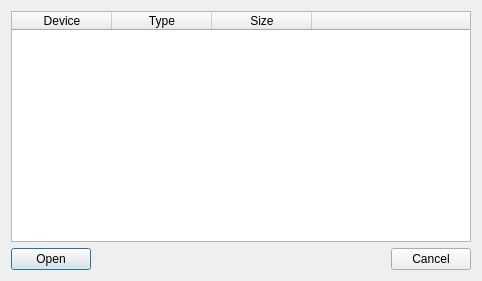
<?xml version="1.0" encoding="UTF-8"?>
<ui version="4.0">
 <class>connected_drive_list_popup</class>
 <widget class="QDialog" name="connected_drive_list_popup">
  <property name="geometry">
   <rect>
    <x>0</x>
    <y>0</y>
    <width>482</width>
    <height>281</height>
   </rect>
  </property>
  <property name="windowTitle">
   <string>Dialog</string>
  </property>
  <layout class="QVBoxLayout" name="verticalLayout">
   <item>
    <widget class="QTableWidget" name="tableWidget">
     <attribute name="horizontalHeaderStretchLastSection">
      <bool>true</bool>
     </attribute>
     <column>
      <property name="text">
       <string>Device</string>
      </property>
     </column>
     <column>
      <property name="text">
       <string>Type</string>
      </property>
     </column>
     <column>
      <property name="text">
       <string>Size</string>
      </property>
     </column>
     <column>
      <property name="text">
       <string/>
      </property>
     </column>
    </widget>
   </item>
   <item>
    <layout class="QHBoxLayout" name="horizontalLayout">
     <item>
      <widget class="QPushButton" name="pushButton_open">
       <property name="text">
        <string>Open</string>
       </property>
      </widget>
     </item>
     <item>
      <spacer name="horizontalSpacer">
       <property name="orientation">
        <enum>Qt::Horizontal</enum>
       </property>
       <property name="sizeHint" stdset="0">
        <size>
         <width>40</width>
         <height>20</height>
        </size>
       </property>
      </spacer>
     </item>
     <item>
      <widget class="QPushButton" name="pushButton_cancel">
       <property name="text">
        <string>Cancel</string>
       </property>
      </widget>
     </item>
    </layout>
   </item>
  </layout>
 </widget>
 <resources/>
 <connections/>
</ui>
